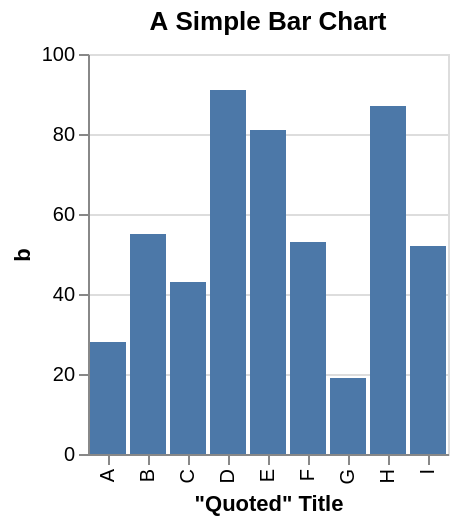

Specify this chart in Vega-Lite:
### Vega specification from a JSON file in a GitHub repository (floating-point values rounded to 4 significant figures)
{"$schema": "https://vega.github.io/schema/vega/v5.json", "background": "white", "padding": 5, "height": 200, "title": {"text": "A Simple Bar Chart", "frame": "group"}, "style": "cell", "data": [{"name": "source_0", "values": [{"a": "A", "b": 28}, {"a": "B", "b": 55}, {"a": "C", "b": 43}, {"a": "D", "b": 91}, {"a": "E", "b": 81}, {"a": "F", "b": 53}, {"a": "G", "b": 19}, {"a": "H", "b": 87}, {"a": "I", "b": 52}]}, {"name": "data_0", "source": "source_0", "transform": [{"type": "stack", "groupby": ["a"], "field": "b", "sort": {"field": [], "order": []}, "as": ["b_start", "b_end"], "offset": "zero"}, {"type": "filter", "expr": "isValid(datum[\"b\"]) && isFinite(+datum[\"b\"])"}]}], "signals": [{"name": "x_step", "value": 20}, {"name": "width", "update": "bandspace(domain('x').length, 0.1, 0.05) * x_step"}], "marks": [{"name": "marks", "type": "rect", "style": ["bar"], "from": {"data": "data_0"}, "encode": {"update": {"fill": {"value": "#4c78a8"}, "ariaRoleDescription": {"value": "bar"}, "description": {"signal": "\"\\\"Quoted\\\" Title: \" + (\"\" + datum[\"a\"]) + \"; b: \" + (!isValid(datum[\"b\"]) || !isFinite(+datum[\"b\"]) ? \"\" + datum[\"b\"] : format(datum[\"b\"], \"\"))"}, "x": {"scale": "x", "field": "a"}, "width": {"signal": "max(0.25, bandwidth('x'))"}, "y": {"scale": "y", "field": "b_end"}, "y2": {"scale": "y", "field": "b_start"}}}}], "scales": [{"name": "x", "type": "band", "domain": {"data": "data_0", "field": "a", "sort": true}, "range": {"step": {"signal": "x_step"}}, "paddingInner": 0.1, "paddingOuter": 0.05}, {"name": "y", "type": "linear", "domain": {"data": "data_0", "fields": ["b_start", "b_end"]}, "range": [{"signal": "height"}, 0], "nice": true, "zero": true}], "axes": [{"scale": "y", "orient": "left", "gridScale": "x", "grid": true, "tickCount": {"signal": "ceil(height/40)"}, "domain": false, "labels": false, "aria": false, "maxExtent": 0, "minExtent": 0, "ticks": false, "zindex": 0}, {"scale": "x", "orient": "bottom", "grid": false, "title": "\"Quoted\" Title", "labelAlign": "right", "labelAngle": 270, "labelBaseline": "middle", "zindex": 0}, {"scale": "y", "orient": "left", "grid": false, "title": "b", "labelOverlap": true, "tickCount": {"signal": "ceil(height/40)"}, "zindex": 0}]}
